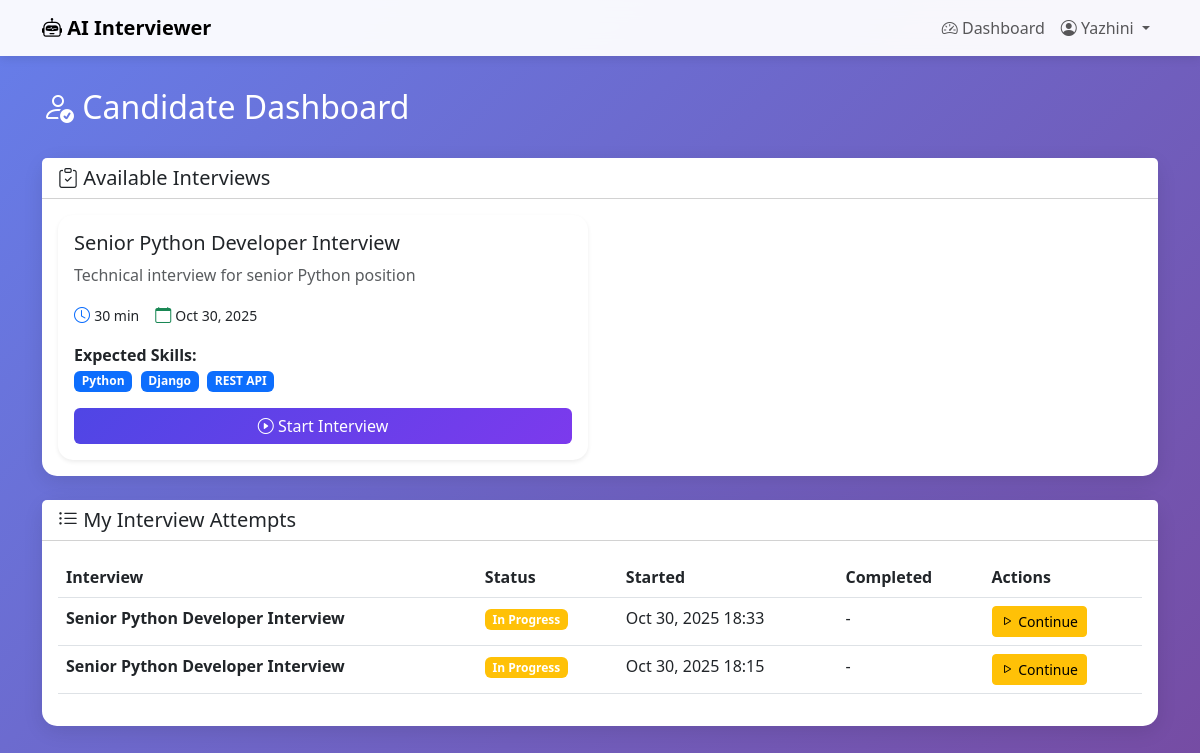
/interviews/candidate/dashboard/ (signed in), run on the app's committed database.
### accounts/models.py (models this page shows, shortened)
class User(AbstractUser):
    USER_TYPES = (
        ('HR', 'HR'),
        ('CANDIDATE', 'Candidate'),
    )
    user_type = models.CharField(max_length=20, choices=USER_TYPES)
    phone_number = models.CharField(max_length=15, blank=True)

### interviews/models.py (models this page shows, shortened)
class Interview(models.Model):
    STATUS_CHOICES = (
        ('DRAFT', 'Draft'),
        ('ACTIVE', 'Active'),
        ('CLOSED', 'Closed'),
    )
    title = models.CharField(max_length=200)
    description = models.TextField()
    created_by = models.ForeignKey(User, on_delete=models.CASCADE, related_name='created_interviews')
    status = models.CharField(max_length=20, choices=STATUS_CHOICES, default='DRAFT')
    duration_minutes = models.IntegerField(default=30)
    created_at = models.DateTimeField(auto_now_add=True)
    updated_at = models.DateTimeField(auto_now=True)

class ExpectedSkill(models.Model):
    interview = models.ForeignKey(Interview, on_delete=models.CASCADE, related_name='expected_skills')
    skill_name = models.CharField(max_length=100)
    proficiency_level = models.CharField(max_length=50, blank=True)

class InterviewAttempt(models.Model):
    STATUS_CHOICES = (
        ('SCHEDULED', 'Scheduled'),
        ('IN_PROGRESS', 'In Progress'),
        ('COMPLETED', 'Completed'),
        ('CANCELLED', 'Cancelled'),
    )
    interview = models.ForeignKey(Interview, on_delete=models.CASCADE, related_name='attempts')
    candidate = models.ForeignKey(User, on_delete=models.CASCADE, related_name='interview_attempts')
    status = models.CharField(max_length=20, choices=STATUS_CHOICES, default='SCHEDULED')
    started_at = models.DateTimeField(null=True, blank=True)
    completed_at = models.DateTimeField(null=True, blank=True)
    session_id = models.CharField(max_length=255, blank=True)

### interviews/views.py (the view)
# urls.py: path('candidate/dashboard/', views.candidate_dashboard, name='candidate_dashboard'),
@login_required
def candidate_dashboard(request):
    if request.user.user_type != 'CANDIDATE':
        return redirect('hr_dashboard')
    available_interviews = Interview.objects.filter(status='ACTIVE').order_by('-created_at')
    my_attempts = InterviewAttempt.objects.filter(candidate=request.user).select_related('interview').order_by('-started_at')
    context = {
        'available_interviews': available_interviews,
        'my_attempts': my_attempts,
    }
    return render(request, 'interviews/candidate_dashboard.html', context)

### templates/interviews/candidate_dashboard.html (shortened to what this page needs)
{% extends 'base.html' %}
{% block content %}
<div class="container">
    <div class="row mb-4">
        <div class="col">
            <h2 class="text-white">
                <i class="bi bi-person-check"></i> Candidate Dashboard
            </h2>
        </div>
    </div>
    <div class="row mb-4">
        <div class="col">
            <div class="card">
                <div class="card-header bg-white">
                    <h5 class="mb-0"><i class="bi bi-clipboard-check"></i> Available Interviews</h5>
                </div>
                <div class="card-body">
                    {% if available_interviews %}
                        <div class="row g-4">
                            {% for interview in available_interviews %}
                                <div class="col-md-6">
                                    <div class="card h-100 border-0 shadow-sm">
                                        <div class="card-body">
                                            <h5 class="card-title">{{ interview.title }}</h5>
                                            <p class="card-text text-muted">{{ interview.description|truncatewords:20 }}</p>
                                            <div class="d-flex gap-3 mb-3">
                                                <div>
                                                    <i class="bi bi-clock text-primary"></i>
                                                    <small>{{ interview.duration_minutes }} min</small>
                                                </div>
                                                <div>
                                                    <i class="bi bi-calendar text-success"></i>
                                                    <small>{{ interview.created_at|date:"M d, Y" }}</small>
                                                </div>
                                            </div>
                                            <div class="mb-3">
                                                <strong>Expected Skills:</strong><br>
                                                {% for skill in interview.expected_skills.all|slice:":5" %}
                                                    <span class="badge bg-primary me-1">{{ skill.skill_name }}</span>
                                                {% endfor %}
                                            </div>
                                            <a href="{% url 'start_interview' interview.id %}" class="btn btn-primary w-100">
                                                <i class="bi bi-play-circle"></i> Start Interview
                                            </a>
                                        </div>
                                    </div>
                                </div>
                            {% endfor %}
                        </div>
                    {% else %}
                        <div class="text-center py-5">
                            <i class="bi bi-inbox" style="font-size: 4rem; color: #ccc;"></i>
                            <p class="text-muted mt-3">No active interviews available at the moment.</p>
                        </div>
                    {% endif %}
                </div>
            </div>
        </div>
    </div>
    <div class="row">
        <div class="col">
            <div class="card">
                <div class="card-header bg-white">
                    <h5 class="mb-0"><i class="bi bi-list-ul"></i> My Interview Attempts</h5>
                </div>
                <div class="card-body">
                    {% if my_attempts %}
                        <div class="table-responsive">
                            <table class="table table-hover">
                                <thead>
                                    <tr>
                                        <th>Interview</th>
                                        <th>Status</th>
                                        <th>Started</th>
                                        <th>Completed</th>
                                        <th>Actions</th>
                                    </tr>
                                </thead>
                                <tbody>
                                    {% for attempt in my_attempts %}
                                        <tr>
                                            <td>
                                                <strong>{{ attempt.interview.title }}</strong>
                                            </td>
                                            <td>
                                                {% if attempt.status == 'COMPLETED' %}
                                                    <span class="badge bg-success">Completed</span>
                                                {% elif attempt.status == 'IN_PROGRESS' %}
                                                    <span class="badge bg-warning">In Progress</span>
                                                {% elif attempt.status == 'SCHEDULED' %}
                                                    <span class="badge bg-info">Scheduled</span>
                                                {% else %}
                                                    <span class="badge bg-secondary">{{ attempt.status }}</span>
                                                {% endif %}
                                            </td>
                                            <td>
                                                {% if attempt.started_at %}
                                                    {{ attempt.started_at|date:"M d, Y H:i" }}
                                                {% else %}
                                                    -
                                                {% endif %}
                                            </td>
                                            <td>
                                                {% if attempt.completed_at %}
                                                    {{ attempt.completed_at|date:"M d, Y H:i" }}
                                                {% else %}
                                                    -
                                                {% endif %}
                                            </td>
                                            <td>
                                                {% if attempt.status == 'IN_PROGRESS' %}
                                                    <a href="{% url 'interview_session' attempt.id %}" class="btn btn-sm btn-warning">
                                                        <i class="bi bi-play"></i> Continue
                                                    </a>
                                                {% elif attempt.status == 'COMPLETED' %}
                                                    <a href="{% url 'view_my_result' attempt.id %}" class="btn btn-sm btn-primary">
                                                        <i class="bi bi-eye"></i> View Results
                                                    </a>
                                                {% endif %}
                                            </td>
                                        </tr>
                                    {% endfor %}
                                </tbody>
                            </table>
                        </div>
                    {% else %}
                        <div class="text-center py-5">
                            <i class="bi bi-inbox" style="font-size: 4rem; color: #ccc;"></i>
                            <p class="text-muted mt-3">You haven't attempted any interviews yet.</p>
                        </div>
                    {% endif %}
                </div>
            </div>
        </div>
    </div>
</div>
{% endblock %}

### templates/base.html (shortened to what this page needs)
<!DOCTYPE html>
<html lang="en">
<head>
    <link href="https://cdn.jsdelivr.net/npm/bootstrap@5.3.0/dist/css/bootstrap.min.css" rel="stylesheet">
    <link rel="stylesheet" href="https://cdn.jsdelivr.net/npm/bootstrap-icons@1.11.0/font/bootstrap-icons.css">
</head>
<body>
    <nav class="navbar navbar-expand-lg navbar-light bg-light">
        <div class="container">
            <a class="navbar-brand fw-bold" href="{% url 'home' %}">
                <i class="bi bi-robot"></i> AI Interviewer
            </a>
            <div class="collapse navbar-collapse" id="navbarNav">
                <ul class="navbar-nav ms-auto">
                    {% if user.is_authenticated %}
                        {% if user.user_type == 'HR' %}
                            <li class="nav-item">
                                <a class="nav-link" href="{% url 'hr_dashboard' %}">
                                    <i class="bi bi-speedometer2"></i> Dashboard
                                </a>
                            </li>
                            <li class="nav-item">
                                <a class="nav-link" href="{% url 'create_interview' %}">
                                    <i class="bi bi-plus-circle"></i> Create Interview
                                </a>
                            </li>
                        {% else %}
                            <li class="nav-item">
                                <a class="nav-link" href="{% url 'candidate_dashboard' %}">
                                    <i class="bi bi-speedometer2"></i> Dashboard
                                </a>
                            </li>
                        {% endif %}
                        <li class="nav-item dropdown">
                            <a class="nav-link dropdown-toggle" href="#" id="userDropdown" role="button" data-bs-toggle="dropdown">
                                <i class="bi bi-person-circle"></i> {{ user.username }}
                            </a>
                        </li>
                    {% endif %}
                </ul>
            </div>
        </div>
    </nav>
    <div class="content-wrapper">
        {% block content %}{% endblock %}
    </div>
</body>
</html>

### templates/base.html (style rules this page uses)
:root { --primary-color: #4F46E5; --secondary-color: #7C3AED; }
body { min-height: 100vh; background: linear-gradient(135deg, #667eea 0%, #764ba2 100%); }
.navbar { background: rgba(255, 255, 255, 0.95) !important; backdrop-filter: blur(10px); box-shadow: 0 2px 10px rgba(0,0,0,0.1); }
.card { border: none; border-radius: 15px; box-shadow: 0 5px 20px rgba(0,0,0,0.1); }
.btn-primary { background: linear-gradient(135deg, var(--primary-color), var(--secondary-color)); border: none; }
.content-wrapper { min-height: calc(100vh - 76px); padding: 2rem 0; }

### data on the page
User: username "Yazhini"
Interview: title "Senior Python Developer Interview", description "Technical interview for senior Python position", duration_minutes "30", created_at "Oct 30, 2025"
ExpectedSkill: skill_name "Python"
ExpectedSkill: skill_name "Django"
ExpectedSkill: skill_name "REST API"
InterviewAttempt: interview "Senior Python Developer Interview", status "In Progress", started_at "Oct 30, 2025 18:33"
InterviewAttempt: interview "Senior Python Developer Interview", status "In Progress", started_at "Oct 30, 2025 18:15"
